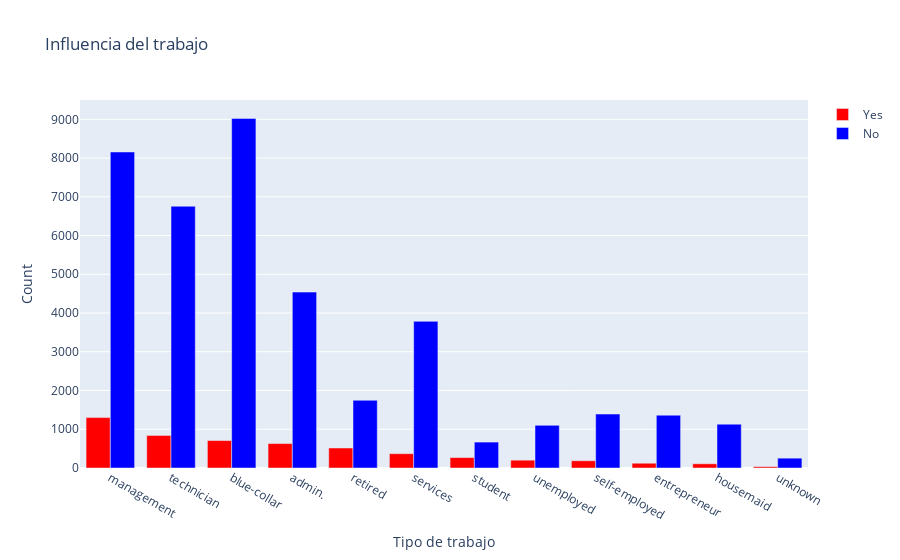

The cell this chart's notebook holds for it:
### Markdown cell above
### Questions:

Which jobs types of customer are likely to subscribe term deposit?

Are Single or Married people more likely to subsrcibe term deposit?

Does education has any eddect on subscription of term deposit?

### Code cell
job_df = pd.DataFrame()
job_df['yes'] = df[df['y'] == 'yes']['job'].value_counts()
job_df['no'] = df[df['y'] == 'no']['job'].value_counts()

job = go.Figure()

job.add_trace(go.Bar(
    x = job_df.index,
    y = job_df['yes'],
    name = "Yes",
    marker_color = "red",
    orientation = "v"
))
job.add_trace(go.Bar(
    x = job_df.index,
    y = job_df['no'],
    name = "No",
    marker_color = "blue",
    orientation = "v"
))

job.update_layout(title = "Influencia del trabajo", xaxis_title = "Tipo de trabajo", yaxis_title = "Count")

### Figure 1 — Plotly figure (JSON) as saved in the notebook; plotly's stock layout.template omitted (floating-point values rounded to 4 significant figures)
{"data": [{"marker": {"color": "red"}, "name": "Yes", "orientation": "v", "type": "bar", "x": ["management", "technician", "blue-collar", "admin.", "retired", "services", "student", "unemployed", "self-employed", "entrepreneur", "housemaid", "unknown"], "y": [1301, 840, 708, 631, 516, 369, 269, 202, 187, 123, 109, 34]}, {"marker": {"color": "blue"}, "name": "No", "orientation": "v", "type": "bar", "x": ["management", "technician", "blue-collar", "admin.", "retired", "services", "student", "unemployed", "self-employed", "entrepreneur", "housemaid", "unknown"], "y": [8157, 6757, 9024, 4540, 1748, 3785, 669, 1101, 1392, 1364, 1131, 254]}], "layout": {"title": {"text": "Influencia del trabajo"}, "xaxis": {"title": {"text": "Tipo de trabajo"}}, "yaxis": {"title": {"text": "Count"}}}}
